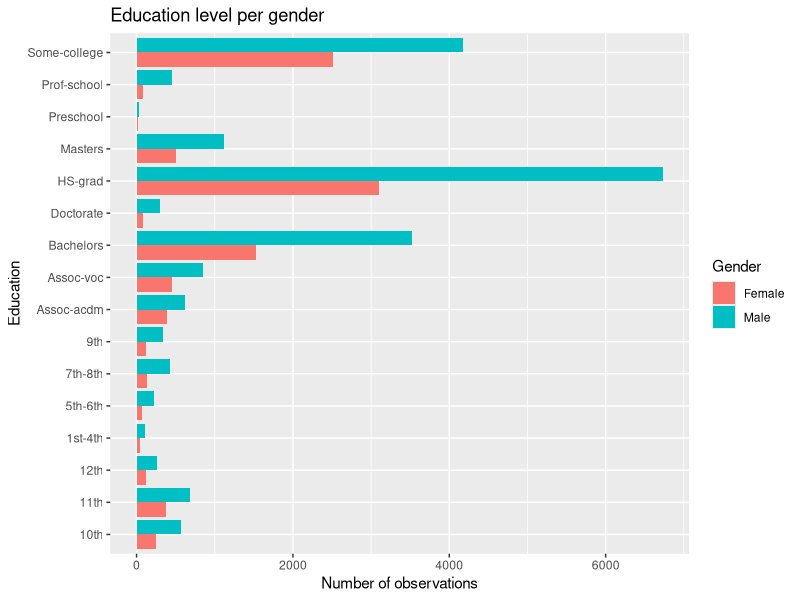

Recreate this plot in R. (Note: this script raises an error after producing the figure.)
# We create two containers one to hold the data and another for ploting purposes and to perform other applications on our data without altering the data. Doing so we demonstrate the inheritance structure in our coding scheme.
main.plot.en <- new.env()
plot.en <- new.env(parent=main.plot.en)

# We load the cleaned (binned) data.
evalq({
  adult.data <- read.table("adult_clean_binned.txt", header=TRUE)
  }, main.plot.en)

# We require the following packages.
require(plyr)
require(ggplot2)

# Let us plot our first figure which depicts the education level per gender
evalq({
  edulevelPergender <- ddply(.data = adult.data,
                             .variables= ~ educationNum + sex, 
                             .fun = function(x){count <- nrow(x)
                                                return(data.frame(count))
                                                })
  plotbar <- ggplot(adult.data, aes(x=factor(education),fill=factor(sex)))
  plotbar <- plotbar + ggtitle("Education level per gender") 
  plotbar <- plotbar + geom_bar(position="dodge") + coord_flip() 
  plotbar <- plotbar + xlab("Education") + ylab("Number of observations")
  plotbar <- plotbar + scale_fill_discrete(name = "Gender")
  png(filename="barplot_educationByobs.png", units="in", width=9, height= 6, 
      res=300)
  print(plotbar)
  dev.off()
  }, envir=plot.en)

# We see that the above figure does not represent the ratio of each gender with the level of education in the dataset for that particular gender. Therefore, we use proportions of each gender in the dataset according to their level of education and re-plot the results.
evalq({
  nPerSex <- count(df=adult.data, ~ sex)
  adult.data.modified <- ddply(adult.data, ~ education + sex, 
                               summarise,proportion= length(education))
  adult.data.modified$proportion = ifelse(test= adult.data.modified$sex=="Male"
                                          ,yes=adult.data.modified$proportion
                                          /nPerSex$freq[2], 
                                          no=adult.data.modified$proportion
                                          /nPerSex$freq[1])
  plotbarprop <- ggplot(adult.data.modified, aes(x=factor(education),
                                                 y=proportion, 
                                                 fill=factor(sex)))
  plotbarprop <- plotbarprop + ggtitle("Education level per gender")
  plotbarprop <- plotbarprop + geom_bar(position = "dodge") + coord_flip()
  plotbarprop <- plotbarprop + xlab("Education") + ylab("Proportion")
  plotbarprop <- plotbarprop + scale_fill_discrete(name = "Gender")
  png(filename="barplot_educationByobsprop.png", units="in", width=9, 
      height= 6, res=300)
  print(plotbarprop)
  dev.off()
  }, envir=plot.en)

# Now, we observe similar proportions for each gender with the level of education. In fact, females are more educated in some levels such as at 11th grade. This piece of information did not reveal to us in our previous figure.

# We use boxplot that provides a graphical overview of how the observations of a particular variable, age in our case, are distributed per gender.
evalq({
  plotbox <- ggplot(adult.data) + aes(x= factor(agedesc),y = age) 
  plotbox <- plotbox + geom_boxplot(aes(fill=sex),outlier.colour="red",
                                    outlier.shape=4)
  plotbox <- plotbox + ggtitle("Education level with Age per gender")
  plotbox <- plotbox + xlab("Education") + ylab("Age")
  plotbox <- plotbox + scale_fill_discrete(name = "Gender") +  coord_flip() 
  png(filename="boxplot_educationByage.png", units="in", width=9, height= 6, 
      res=300)
  print(plotbox)
  dev.off()
  }, envir=plot.en)

# Here we plot education level with specific age intervals.
evalq({
  p1 <- ggplot(adult.data) + aes(education, fill= factor(sex)) 
  p1 <- p1 + ggtitle("Education level with each Age interval per gender")
  p1 <- p1 + geom_bar() + xlab("Education") + ylab("Number of observations")
  p1 <- p1 + scale_fill_discrete(name = "Gender") + coord_flip() 
  p1 <- p1 + facet_wrap(~ agedesc) 
  png(filename="barplot_educationByagedesc.png", units="in", width=9, 
      height= 6, res=300)
  print(p1)
  dev.off()
  }, envir=plot.en)

# Plotting the number of educated people based on their ethnicity.
evalq({
  p2 <- ggplot(adult.data) + aes(education, fill= race) 
  p2 <- p2 + ggtitle("Education level with Race")
  p2 <- p2 + geom_bar() + xlab("Education") + ylab("Number of observations")
  p2 <- p2 + scale_fill_brewer("Race") + coord_flip()  
  png(filename="barplot_educationByrace.png", units="in", width=9, height= 6, 
      res=300)
  print(p2)
  dev.off()
  }, envir=plot.en)

# Gradient colors are not a convenient solution in plotting the above figure. We plot the status of relationships with level of educations and we use palette option:
evalq({
  p3 <- ggplot(adult.data) + aes(education, fill= maritalStatus)
  p3 <- p3 + ggtitle("Education level with Marital Status")
  p3 <- p3 + geom_bar() + xlab("Education") + ylab("Number of observations")
  p3 <- p3 + scale_fill_brewer("Marital Status",palette="Dark2") + coord_flip()
  png(filename="barplot_educationBymarital.png", units="in", width=9, 
      height= 6, res=300)
  print(p3)
  dev.off()
  }, envir=plot.en)

#  Exploring the type of employment with level of educations:
evalq({
  p4 <- ggplot(adult.data) + aes(education, fill= workclass) 
  p4 <- p4 + ggtitle("Education level with Employment type")
  p4 <- p4 + geom_bar() + xlab("Education") + ylab("Number of observations")
  p4 <- p4 + scale_fill_brewer("Work Class",palette="Dark2")+ coord_flip()
  png(filename="barplot_educationByemptype.png", units="in", width=9, 
      height= 6, res=300)
  print(p4)
  dev.off()
  }, envir=plot.en)

# gridExtra is an interesting package that puts several figures onto one panel. As an example:
require(gridExtra)
evalq({
  png(filename="allInone.png", units="in", width=12, height= 8, res=300)
  print(grid.arrange(plotbox,p2, p3, p4, ncol=2, main="Plotting in one panel"))
  dev.off()
  },envir=plot.en)